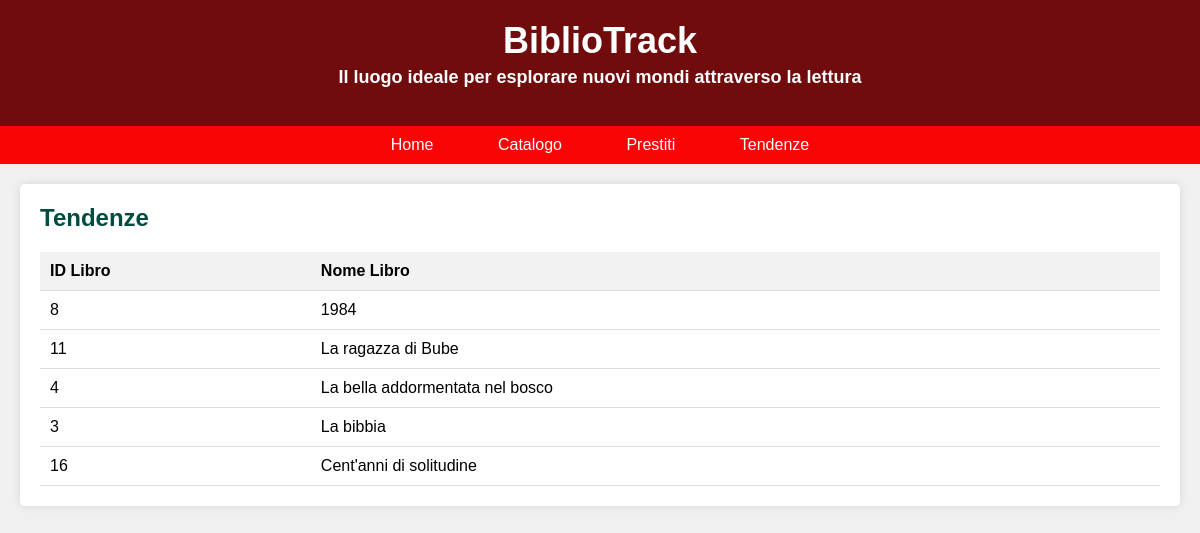
The page /tendenze.php on the database its author committed.
### tables this page shows
CREATE TABLE `libri` (
  `PK_Id_libro` int(11) NOT NULL,
  `Titolo` varchar(100) NOT NULL,
  `Autore` varchar(50) NOT NULL,
  `Casa_editrice` varchar(50) NOT NULL,
  `Anno_pubblicazione` int(4) DEFAULT NULL,
  `Collana` varchar(50) DEFAULT NULL,
  `Genere` varchar(50) DEFAULT NULL,
  `stato` tinyint(4) DEFAULT 0
);

### tendenze.php (the view, shortened to what this page needs)
<?php
$servername = "localhost";
$username = "root";
$password = "Ruozzi1234";
$dbname = "bibliotrack";
?>
<!DOCTYPE html>
<html lang="it">
<head>
</head>
<body>
    <header id='header'>
        <h1>BiblioTrack</h1>
        <h3>Il luogo ideale per esplorare nuovi mondi attraverso la lettura</h3>
    </header>
    <nav>
        <a href="index.html">Home</a>
        <a href="catalogo.php">Catalogo</a>
        <a href="prestiti.html">Prestiti</a>
        <a href="tendenze.php">Tendenze</a>
    </nav>
    <div class="container">
        <section class="catalog-section">
            <h2>Tendenze</h2>
            <table>
                <thead>
                    <tr>
                        <th>ID Libro</th>
                        <th>Nome Libro</th>
                    </tr>
                </thead>
                <tbody>
                    <?php
                    $conn = new mysqli($servername, $username, $password, $dbname);
                    $sql = $sql = "SELECT l.PK_Id_libro, l.Titolo
                    FROM libri l
                    JOIN (
                        SELECT FK_Id_libro
                        FROM prestiti
                        GROUP BY FK_Id_libro
                        ORDER BY COUNT(*) DESC
                        LIMIT 5
                    ) p ON l.PK_Id_libro = p.FK_Id_libro";
                    $result = $conn->query($sql);
                    if ($result!==false && $result->num_rows > 0) {
                        while($row = $result->fetch_assoc()) {
                            echo "<tr><td>" . $row["PK_Id_libro"] . "</td><td>" . $row["Titolo"] . "</td></tr>";
                        }
                    } else {
                        echo "<tr><td colspan='2'>Nessun risultato trovato</td></tr>";
                    }
                    ?>
                </tbody>
            </table>
        </section>
    </div>
</body>
</html>

### tendenze.php (style rules this page uses)
body { font-family: Arial, sans-serif; margin: 0; padding: 0; background-color: #f0f0f0; }
header { background-color: #710c0c; color: #fff; padding: 20px 0; text-align: center; cursor: pointer; }
header h1 { margin: 0; font-size: 36px; cursor:pointer; }
header h3 { margin-top: 5px; font-size: 18px; cursor:pointer; }
nav { background-color: #f90505; padding: 10px 0; text-align: center; }
nav a { color: #fff; text-decoration: none; padding: 10px 20px; margin: 0 10px; border-radius: 5px; transition: background-color 0.3s; }
.container { max-width: 1200px; margin: 20px auto; padding: 0 20px; }
.catalog-section { background-color: #fff; padding: 20px; border-radius: 5px; box-shadow: 0 0 10px rgba(0,0,0,0.1); }
.catalog-section h2 { margin-top: 0; color: #004d40; }
table { width: 100%; border-collapse: collapse; }
table th, table td { padding: 10px; text-align: left; border-bottom: 1px solid #ddd; }
table th { background-color: #f2f2f2; font-weight: bold; }

### rows shown on the page
libri: PK_Id_libro "8", Titolo "1984"
libri: PK_Id_libro "11", Titolo "La ragazza di Bube"
libri: PK_Id_libro "4", Titolo "La bella addormentata nel bosco"
libri: PK_Id_libro "3", Titolo "La bibbia"
libri: PK_Id_libro "16", Titolo "Cent'anni di solitudine"
